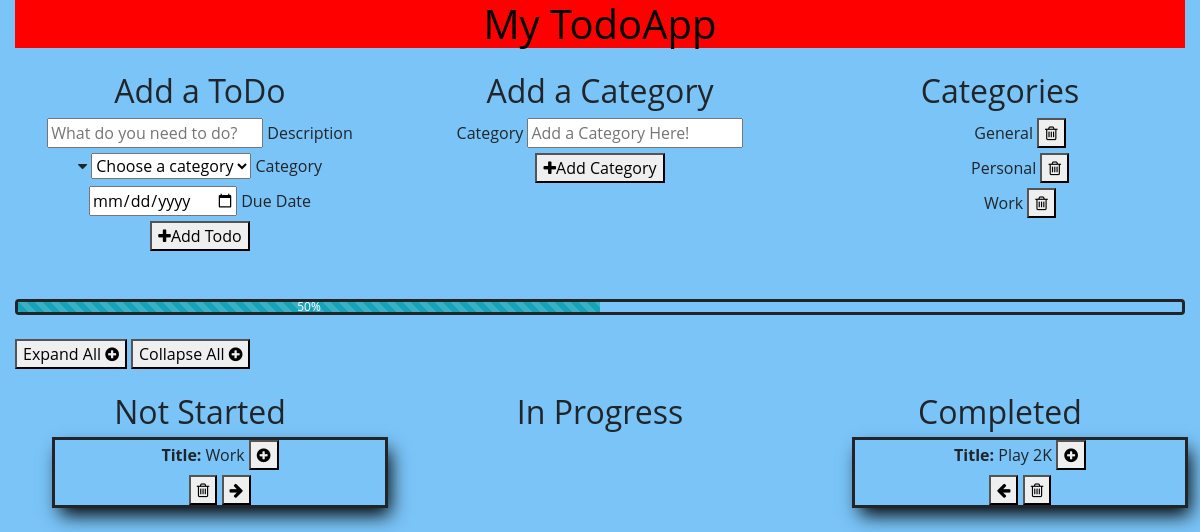
Before: / with the older database file.
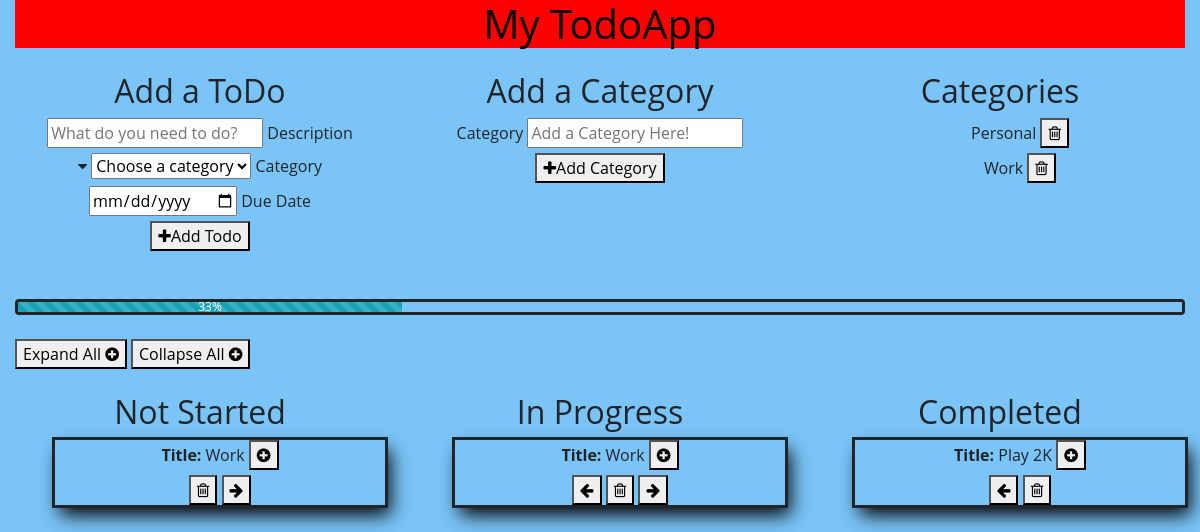
After: the same page with the newer database file.
### todolist/models.py (models this page shows, shortened)
class Category(models.Model): # Category Class inherits models.Model
   name = models.CharField(max_length=100) #Like a varchar
   class Meta:
       verbose_name = ("Category")
       verbose_name_plural = ("Categories")
       ordering = ["name"]
   def __str__(self): # _str_ method will specify what to return when you call str() on am object
       return self.name # string to be shown when calling an instance of the Todo class

class Todo(models.Model): # Todo Class that inherits models.Model
    title = models.CharField(max_length=250) # a varchar
    content = models.TextField(blank=True) # a text field
    created = models.DateField(default=timezone.now().strftime("%Y-%m-%d")) # a date
    due_date = models.DateField(default=timezone.now().strftime("%Y-%m-%d")) # a date
    dueness = models.IntegerField(default=0)
    progress = models.TextField(default="notStarted")
    category = models.ForeignKey(Category, on_delete=models.SET_NULL, null=True)
    class Meta:
       ordering = ["-created"] #ordering by the created field
    def dueness_calculator(self):
        due, now = self.due_date, datetime.date(datetime.now())
        due_days = due - now
        self.dueness = int(due_days.days)

### todolist/views.py (the view, shortened to what this page needs)
# urls.py: url(r'^$', index, name="TodoList"),
def index(request): #the index view
    todos = Todo.objects.all() #querying all todos with the object manager
    categories = Category.objects.all() #getting all categories with object manager
    notStarted = Todo.objects.filter(progress="notStarted")
    inProgress = Todo.objects.filter(progress="inProgress")
    completed = Todo.objects.filter(progress="completed")
    for todo in todos:
       todo.dueness_calculator()
       todo.save()
       logger.info(todo)
       logger.info(todo.dueness)
    num_completed = 0
    num_todos = 0
    for todo in completed:
        num_completed += 1
    for todo in todos:
        num_todos += 1
    if(num_todos == 0):
        currentProgress = 0
    else:
        currentProgressPercent = num_completed / num_todos
        currentProgress = int(currentProgressPercent * 100)
        logger.info(currentProgress)
    return render(request, "index.html", {"todos": todos,
                                        "categories":categories,
                                        "notStarted": notStarted,
                                        "inProgress": inProgress,
                                        "completed": completed,
                                        "currentProgress": currentProgress,
                                        })

### todolist/templates/index.html (shortened to what this page needs)
<!DOCTYPE html>
<html >
<head>
{% load static %}
<link rel="stylesheet" href="https://maxcdn.bootstrapcdn.com/bootstrap/4.0.0-beta/css/bootstrap.min.css">
<link rel="stylesheet" type="text/css" href="https://maxcdn.bootstrapcdn.com/font-awesome/4.7.0/css/font-awesome.min.css">
<link rel="stylesheet" type="text/css" href="{% static 'style.css' %}">
</head>
<body>
    <div django-app="todoApp">
        <div class="container-fluid">
            <div class="content">
                <h1>My TodoApp</h1>
                <br>
                <div class="row">
                    <div class="col">
                        <form action="" method="post">
                                <h2>Add a ToDo</h2>
                                <div>
                                    <input type="text" id="description" placeholder="What do you need to do?" name="description" required>
                                    <label for="description">Description</label>
                                </div>
                                <div>
                                    <i class="fa fa-caret-down selectArrow"></i>
                                    <select id="category" name="category_select" required>
                                        <option class="disabled" value="">Choose a category</option>
                                    </select>
                                    <label for="category" required>Category</label>
                                </div>
                                <div>
                                        <input type="date" id="dueDate" class="todoDate" name="date" required>
                                        <label for="dueDate">Due Date</label>
                                </div>
                                <div>
                                    <button name="todoAdd" type="submit">
                                        <i class="fa fa-plus icon"></i>Add Todo
                                    </button>
                                </div>
                        </form>
                    </div>
                    <div class="col">
                        <form action="" method="post">
                                <h2>Add a Category</h2>
                                <label for="addCategpry">Category </label>
                                <input type="text" id="addCategory" placeholder="Add a Category Here!" name="addCategory" required>
                                <div>
                                    <button name="categoryAdd" type="submit">
                                        <i class="fa fa-plus icon"></i>Add Category
                                    </button>
                                </div>
                        </form>
                    </div>
                    <div class="col">
                        <form action="" method="post">
                            <h2>Categories</h2>
                            <ul class="catList">
                                {% for category in categories %}
                                    <div class="catItem">
                                        <label for="{{ category.id }}"><span>{{ category.name }}</span></label>
                                        <button name="categoryDelete" value = "{{ category.id }}" ormnovalidate="" type="submit">
                                            <i class="fa fa-trash-o icon"></i>
                                        </button>
                                    </div>
                                {% endfor %}
                            </ul>
                        </form>
                    </div>
                </div>
                <br><br>
                {% if currentProgress >= 25 and currentProgress <= 75 %}
                    <div class="progress">
                        <div class="progress-bar progress-bar-striped bg-info progress-bar-animated" role="progressbar" aria-valuenow="{{ currentProgress }}" aria-valuemin="0" aria-valuemax="100" style="width: {{ currentProgress }}%">{{ currentProgress }}%</div>
                    </div>
                {% endif %}
                <br>
                <div class="allButton">
                    <button class="expandAll" type="button">Expand All
                        <i class="fa fa-plus-circle" aria-hidden="true"></i>
                    </button>
                    <button class="collapseAll" type="button">Collapse All
                        <i class="fa fa-plus-circle" aria-hidden="true"></i>
                    </button>
                </div>
                <br>
                <form action="" method="post">
                    <div class="row">
                        <div class="col-sm">
                            <h2>Not Started</h2>
                            <ul class="todoList">
                                {% for todo in notStarted %}
                                    <div class="todoItem">
                                        <label for="{{ todo.id }}"><span><strong>Title: </strong>{{ todo.title }}</span></label>
                                        <button id="{{ todo.id }}" type="button" class="expandButton">
                                            <i id="{{ todo.id }}" class="fa fa-plus-circle" aria-hidden="true"></i>
                                        </button>
                                        <div>
                                            <button name="todoDelete" value="{{ todo.id }}" formnovalidate="" type="submit">
                                                <i class="fa fa-trash-o icon" value="{{ todo.id }}"></i>
                                            </button>
                                            <button name="startingTodo" value="{{ todo.id }}" formnovalidate="" type="submit">
                                                <i class="fa fa-arrow-right"></i>
                                            </button>
                                        </div>
                                    </div>
                                    <br>
                                {% endfor %}
                            </ul>
                        </div>
                        <div class="col-sm">
                            <h2>In Progress</h2>
                            <ul class="todoList">
                                {% for todo in inProgress %}
                                    <div class="todoItem">
                                        <label for="{{ todo.id }}"><span><strong>Title: </strong>{{ todo.title }}</span></label>
                                        <button id="{{ todo.id }}" type="button" class="expandButton">
                                            <i id="{{ todo.id }}" class="fa fa-plus-circle" aria-hidden="true"></i>
                                        </button>
                                        <div>
                                            <button name="didNotStart" value="{{ todo.id }}" formnovalidate="" type="submit">
                                                <i class="fa fa-arrow-left"></i>
                                            </button>
                                            <button name="todoDelete" value="{{ todo.id }}" formnovalidate="" type="submit">
                                                <i class="fa fa-trash-o icon" value="{{ todo.id }}"></i>
                                            </button>
                                            <button name="completed" value="{{ todo.id }}" formnovalidate="" type="submit">
                                                <i class="fa fa-arrow-right"></i>
                                            </button>
                                        </div>
                                    </div>
                                    <br>
                                {% endfor %}
                            </ul>
                        </div>
                        <div class="col-sm">
                            <h2>Completed</h2>
                            <ul class="todoList">
                                {% for todo in completed %}
                                    <div class="todoItem">
                                        <label for="{{ todo.id }}"><span><strong>Title: </strong>{{ todo.title }}</span></label>
                                        <button id="{{ todo.id }}" type="button" class="expandButton">
                                            <i id="{{ todo.id }}" class="fa fa-plus-circle" aria-hidden="true"></i>
                                        </button>
                                        <div>
                                            <button name="didNotComplete" value="{{ todo.id }}" formnovalidate="" type="submit">
                                                <i class="fa fa-arrow-left"></i>
                                            </button>
                                            <button name="todoDelete" value="{{ todo.id }}" formnovalidate="" type="submit">
                                            <i class="fa fa-trash-o icon" value="{{ todo.id }}"></i>
                                            </button>
                                        </div>
                                    </div>
                                    <br>
                                {% endfor %}
                            </ul>
                        </div>
                    </div>
                </form>
            </div>
        </div>
    </div>
</body>
</html>

### todolist/static/style.css (style rules this page uses)
html { font-size: 100%; }
body { background: #7ac4f8; font-family: 'Open Sans', cursive; }
h1 { font-family: 'Open Sans', cursive; color: black; text-align: center; font-weight: 400; margin: 0; background: red; margin-bottom: ; }
.todoItem { text-align: center; outline-style: solid; box-shadow: 5px 10px 18px black; }
.col { text-align: center; }
h2 { text-align: center; }
.row { text-align: center; }
.progress { background-color: #7ac4f8; border: solid }

Changed rows visible on the page:
removed Category: name "General", {{ category.id }} 10 (drawn)
added Todo: title "Work", {{ todo.id }} 19 (drawn), shown under "In Progress"
Other visible differences:
{{ currentProgress }}: 50 → 33 (drawn)
{{ currentProgress }}: "50" → "33"
